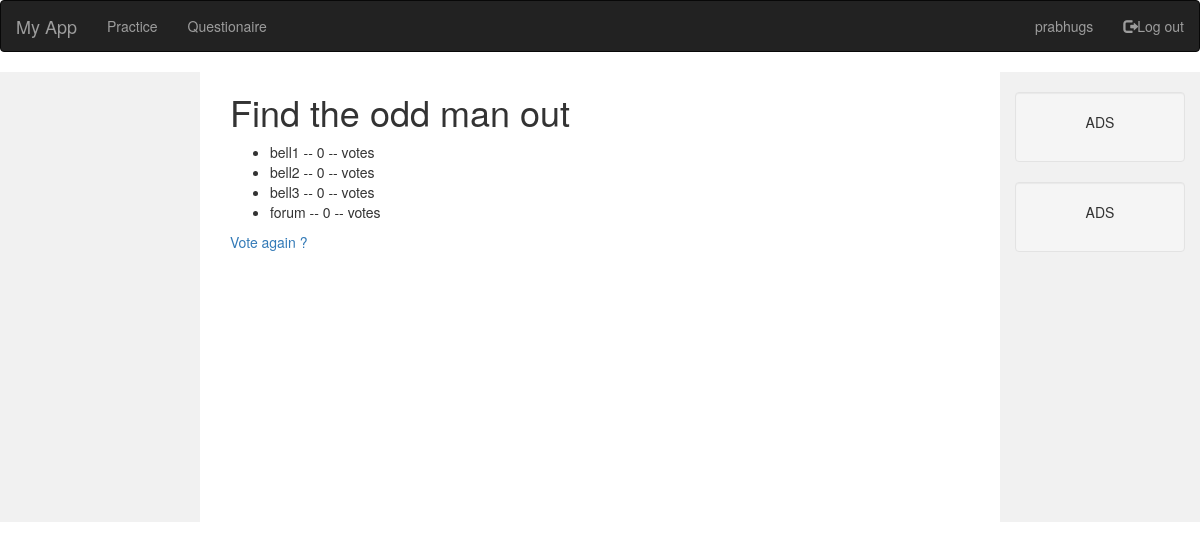
The app's page /questionaire/3/results/ (signed in) with its own data.
### questionaire/models.py (models this page shows, shortened)
class Question(models.Model):
    question_text = models.CharField(max_length = 20)
    pub_date = models.DateTimeField("published date")

class Choice(models.Model):
    question = models.ForeignKey(Question, on_delete=models.CASCADE)
    choice_text = models.CharField(max_length = 200)
    docfile = models.FileField(upload_to='images')
    is_answer = models.BooleanField(default=False)
    votes = models.IntegerField(default=0)

### questionaire/views.py (the view)
# urls.py: url(r'^(?P<question_id>[0-9]+)/results/$', views.results, name='results'),
def results(request, question_id):
    question = get_object_or_404(Question, pk=question_id)
    return render(request, 'questionaire/results.html', {'question': question})

### questionaire/templates/questionaire/results.html
{% extends "dashboard/base.html" %}
{% block body_block %}
<h1>{{question.question_text}}</h1>
<ul>
    {% for choice in question.choice_set.all %}
	<li> {{choice.choice_text}} -- {{choice.votes}} -- vote{{choice.votes | pluralize}} </li>
    {% endfor %}
</ul>
<a href="{% url 'questionaire:detail' question.id %}">Vote again ?</a>
{% endblock %}

### dashboard/templates/dashboard/base.html (shortened to what this page needs)
{% load staticfiles %}
<html>
  <head>
    <link href="{% static 'css/base.css' %}"
          rel="stylesheet" media="screen">
  <link rel="stylesheet" href="http://maxcdn.bootstrapcdn.com/bootstrap/3.3.6/css/bootstrap.min.css">
  <link rel="stylesheet" href="{% static 'css/image-picker.css' %}">
  </head>
<body>
	<nav class="navbar navbar-inverse">
		<div class="container-fluid">
			<div class="navbar-header">
				<a class="navbar-brand active" href="/"> My App </a>
			</div>
			<ul class="nav navbar-nav">
				<li><a href="/practice">Practice</a></li>
				<li><a href="/questionaire">Questionaire</a></li>
			</ul>
			<ul class="nav navbar-nav navbar-right">
				{% if user.username != '' %}
				<li><a class="nav navbar-nav">{{user.username}} </a></li>
                                <li><a data-toggle="modal" href="/user/logout"><span class="glyphicon glyphicon-log-out"></span>Log out</a></li>
				{% endif %}
                        </ul>
		</div>
	</nav>
	<div class="container-fluid text-center">
		<div class="row content">
			<div class="col-sm-2 sidenav">
			</div>
			<div class="col-sm-8 text-left">
				<div class="container-fluid">
					{% block body_block %}
					{% endblock %}
				</div>
			</div>
			<div class="col-sm-2 sidenav">
				<div class="well">
					<p>ADS</p>
				</div>
				<div class="well">
					<p>ADS</p>
				</div>
			</div>
		</div>
	</div>
</body>
</html>

### dashboard/static/css/base.css (style rules this page uses)
.navbar { margin-bottom: 0; border-radius: 0; }
.row.content { height: 450px }
.sidenav { padding-top: 20px; background-color: #f1f1f1; height: 100%; }

### records on screen
Question: question_text "Find the odd man out"
Choice: choice_text "bell1", votes "0", votes|pluralize "s"
Choice: choice_text "bell2", votes "0", votes|pluralize "s"
Choice: choice_text "bell3", votes "0", votes|pluralize "s"
Choice: choice_text "forum", votes "0", votes|pluralize "s"

### other values on screen
{{ user.username }} "prabhugs"
